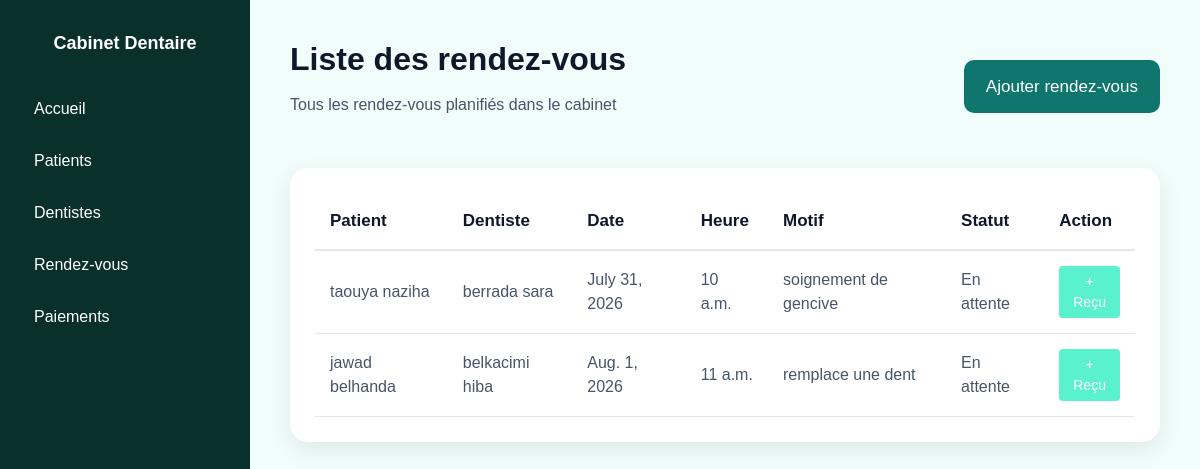
Screenshot of /rendezvous/ with the database file from the repository.
### cabinet/models.py (models this page shows, shortened)
class Rendezvous(models.Model):
    patient = models.ForeignKey(Patient, on_delete=models.CASCADE)
    dentiste = models.ForeignKey(Dentiste, on_delete=models.CASCADE)
    date = models.DateField()
    heure = models.TimeField()
    motif = models.TextField()
    statut = models.CharField(max_length=50, default="En attente")

class Patient(models.Model):
    nom = models.CharField(max_length=100)
    prenom = models.CharField(max_length=100)
    telephone = models.CharField(max_length=20)
    email = models.EmailField()
    date_naissance = models.DateField()
    def __str__(self):
        return self.nom + " " + self.prenom

class Dentiste(models.Model):
    nom = models.CharField(max_length=100)
    specialite = models.CharField(max_length=100)
    telephone = models.CharField(max_length=20)
    email = models.EmailField()
    def __str__(self):
        return self.nom

### cabinet/views.py (the view)
# urls.py: path('rendezvous/',views.rendezvous_list, name='rendezvous_list'),
def rendezvous_list(request):
    rendezvous = Rendezvous.objects.all()
    return render(request, 'cabinet/rendezvous_list.html', {'rendezvous': rendezvous})

### cabinet/templates/cabinet/rendezvous_list.html
{% extends 'cabinet/base.html' %}
{% block content %}
<div class="page-header">
    <div>
        <h1 class="page-title">Liste des rendez-vous</h1>
        <p class="page-subtitle">Tous les rendez-vous planifiés dans le cabinet</p>
    </div>
    <a href="/rendezvous/ajouter/" class="add-btn">Ajouter rendez-vous</a>
</div>
<div class="table-card">
    <table class="patient-table">
        <thead>
            <tr>
                <th>Patient</th>
                <th>Dentiste</th>
                <th>Date</th>
                <th>Heure</th>
                <th>Motif</th>
                <th>Statut</th>
                <th>Action</th>
            </tr>
        </thead>
        <tbody>
            {% for rdv in rendezvous %}
            <tr>
                <td>{{ rdv.patient }}</td>
                <td>{{ rdv.dentiste }}</td>
                <td>{{ rdv.date }}</td>
                <td>{{ rdv.heure }}</td>
                <td>{{ rdv.motif }}</td>
                <td>{{ rdv.statut }}</td>
                <td>
                    <a href="{% url 'recu_ajouter' rdv.pk %}"
                       class="btn btn-sm text-white"
                       style="background-color: #5af2ce;">+ Reçu
                    </a>
                </td>
            </tr>
            {% empty %}
            <tr>
                <td colspan="7">Aucun rendez-vous enregistré.</td>
            </tr>
            {% endfor %}
        </tbody>
    </table>
</div>
{% endblock %}

### cabinet/static/cabinet/css/style.css (style rules this page uses)
* { padding: 0; margin: 0; box-sizing: border-box; }
body { font-family: 'Arial', sans-serif; background-color: #F8FAFC; }
.page-title { font-size: 48px; font-weight: bold; color: #0F172A; margin-bottom: 15px; }
.page-subtitle { font-size: 22px; color: #475569; }
.page-header { display: flex; justify-content: space-between; align-items: center; margin-bottom: 35px; }
.add-btn { background-color: #0F766E; color: white; text-decoration: none; padding: 14px 22px; border-radius: 10px; font-size: 17px; font-weight: 500; }
.table-card { background-color: white; padding: 25px; border-radius: 18px; box-shadow: 0 8px 25px rgba(0, 0, 0, 0.08); }
.patient-table { width: 100%; border-collapse: collapse; }
.patient-table th { text-align: left; color: #0F172A; font-size: 17px; padding: 15px; border-bottom: 2px solid #E2E8F0; }
.patient-table td { padding: 15px; color: #475569; border-bottom: 1px solid #E2E8F0; font-size: 16px; }
.page-title { font-size: 32px !important; }
.page-subtitle { font-size: 16px !important; }

### rows the page displays
Rendezvous: patient "taouya naziha", dentiste "berrada sara", date "July 31, 2026", heure "10 a.m.", motif "soignement de gencive", statut "En attente"
Rendezvous: patient "jawad belhanda", dentiste "belkacimi hiba", date "Aug. 1, 2026", heure "11 a.m.", motif "remplace une dent", statut "En attente"
